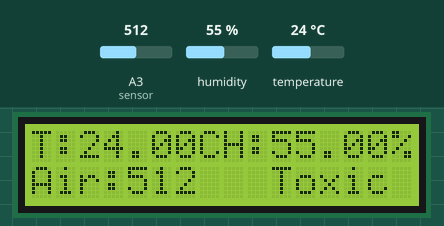
The sketch below on a simulated Arduino Uno, built with avr-gcc and run on an emulated ATmega328P. On the bench: 16×2 character LCD. The inputs (shaded band) are chosen by the test bench; at power-on: A3 (sensor) = 512, humidity 55 %, temperature 24 °C.

Above: at 3.8 s.
3.9 s: A3 (sensor) set to 314
At 5.9 s:
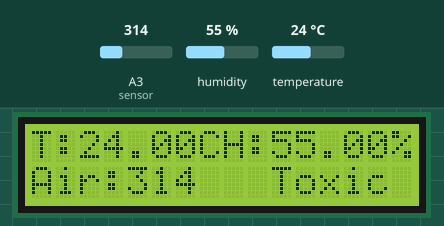
6.2 s: A3 (sensor) set to 293
At 8.0 s:
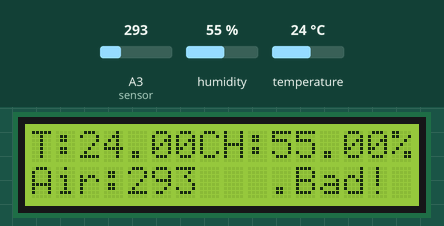
8.3 s: A3 (sensor) set to 190
At 10.1 s:
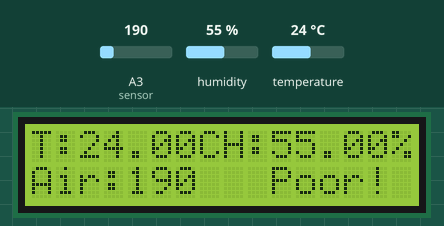
10.4 s: A3 (sensor) set to 141
At 12.3 s:
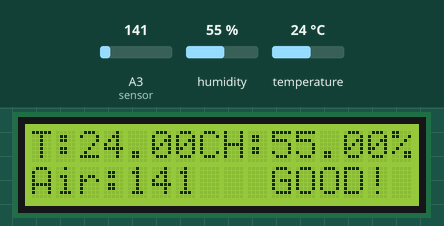
12.6 s: humidity set to 22 %
At 14.4 s:
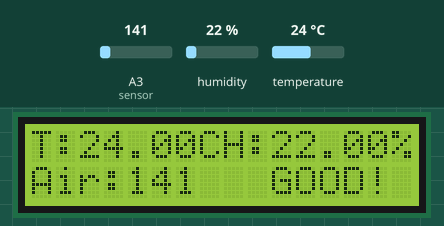
14.7 s: temperature set to 12 °C
At 16.6 s:
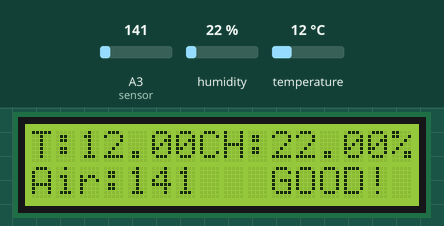
Timing chart, 0 to 17.8 s (numbered marks = the images above; inputs shaded):
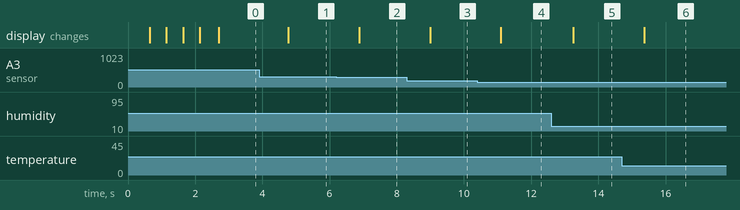

Measured:
- the behaviour switches between 300 and 299 on A3 (sensor) (found by bisection; images 1 and 2)
- after the input at 3.9 s, the display: changes after 0.86 s (image 1)
- after the input at 6.2 s, the display: changes after 0.68 s (image 2)
- after the input at 8.3 s, the display: changes after 0.69 s (image 3)
- after the input at 10.4 s, the display: changes after 0.70 s (image 4)
- after the input at 12.6 s, the display: changes after 0.65 s (image 5)
- after the input at 14.7 s, the display: changes after 0.66 s (image 6)

The sketch:

DHT11_MQ135_Air_Quality_Monitoring_System.ino
```cpp
#include <Wire.h>
#include <LiquidCrystal_I2C.h>
LiquidCrystal_I2C lcd(0x27, 16, 2);
#include <dht.h>

#define sensor A3
#define DHT11PIN 4

int gasLevel = 0;
String quality = "";
dht DHT;

void sendSensor() {
  int readData = DHT.read11(DHT11PIN);
  float h = DHT.humidity;
  float t = DHT.temperature;

  if (isnan(h) || isnan(t)) {
    Serial.println("Failed  to read from DHT sensor!");
    return;
  }

  lcd.setCursor(0, 0);
  lcd.print("T:");
  lcd.print(t);
  lcd.print("C");
  lcd.setCursor(8, 0);
  lcd.print("H:");
  lcd.print(h);
  lcd.print("%");

}

void air_sensor() {
  gasLevel = analogRead(sensor);

  if (gasLevel < 151) {
    quality = "  GOOD!";
  } else if (gasLevel > 151 && gasLevel < 200) {
    quality = "  Poor!";
  } else if (gasLevel > 200 && gasLevel < 300) {
    quality = "  .Bad!";
  } else if (gasLevel > 300 && gasLevel < 500) {
    quality = "  Toxic";
  } else {
    quality = "  Toxic";
  }

  lcd.setCursor(0, 1);
  lcd.print("Air:");
  lcd.print(gasLevel);
  lcd.setCursor(8, 1);
  lcd.print(quality);
}

void setup() {
  Serial.begin(9600);
  lcd.init();
  lcd.backlight();
  pinMode(sensor, INPUT);
  lcd.init();
  lcd.backlight();
  lcd.print("INITIALISING");
  delay(500);
  lcd.print(".");
  delay(500);
  lcd.print(".");
  delay(500);
  lcd.print(".");
  delay(500);
  lcd.print(".");
  delay(500);
  lcd.clear();
}

void loop() {

  air_sensor();
  sendSensor();
  delay(1000);
}
```
